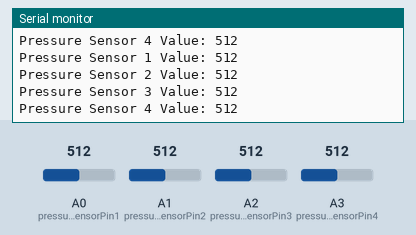
A sketch run on a simulated Arduino Uno, built with avr-gcc and run on an emulated ATmega328P. Parts: the last lines printed to the serial monitor. Inputs (shaded band) come from the test bench; at power-on: A1 (pressureSensorPin2) = 512, A2 (pressureSensorPin3) = 512, A3 (pressureSensorPin4) = 512, A0 (pressureSensorPin1) = 512.

Above: at 4.2 s.
4.3 s: A1 (pressureSensorPin2) set to 107
At 4.42 s:
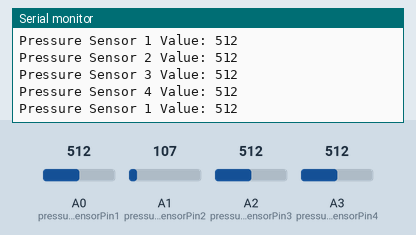
7.3 s: A1 (pressureSensorPin2) set to 91
At 7.41 s:
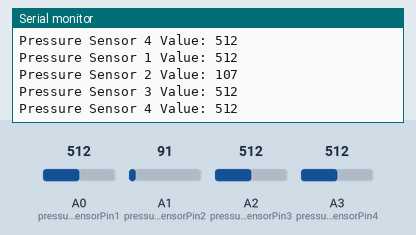
10.3 s: A2 (pressureSensorPin3) set to 104
At 10.54 s:
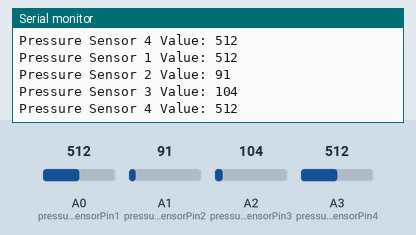
13.3 s: A2 (pressureSensorPin3) set to 95
At 13.52 s:
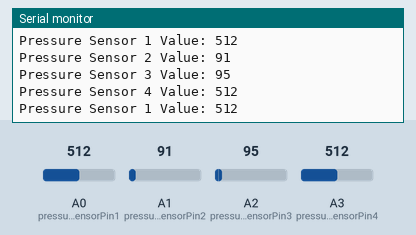
14.8 s: A3 (pressureSensorPin4) set to 107
At 15.08 s:
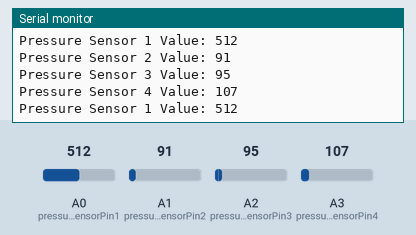
17.8 s: A3 (pressureSensorPin4) set to 95
At 18.03 s:
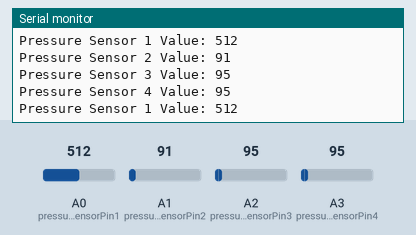
Timing chart, 0 to 20.3 s (numbered marks = the images above; inputs shaded):
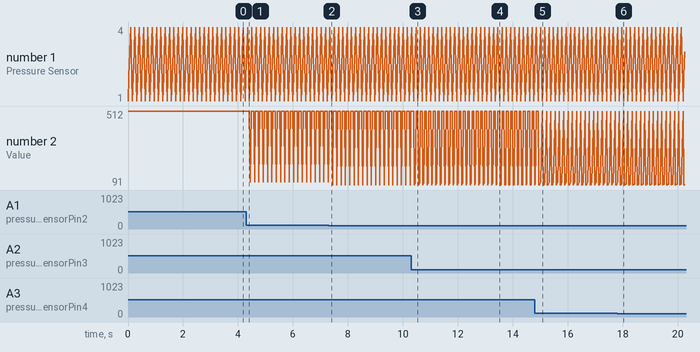

The sketch:

Read4_sensorWorkshop.ino
```cpp
/*
Creation & Computation
Pressure Sensor Workshop - 4 Sensors
This simple example helps you check if your pressure sensors are working and what values they produce.

Follow the steps to create the voltage divider circuit using a 10k for each sensor.


*/

// Startup Steps:
// Step 1: Define the pin numbers for the pressure sensors.
// We use integers to specify which analog pins the sensors are connected to.
// This makes it easy to change the pins if needed.
int pressureSensorPin1 = A0;
int pressureSensorPin2 = A1;
int pressureSensorPin3 = A2;
int pressureSensorPin4 = A3;

// Step 2: Define variables to store sensor data.
// We use integer variables to hold the analog readings from the sensors.
// The analog readings range from 0 to 1023.
int pressureSensorValue1;
int pressureSensorValue2;
int pressureSensorValue3;
int pressureSensorValue4;

// Step 3: Setup function - runs once when the Arduino starts.
// Here, we initialize the serial communication to send data to the computer.
void setup()
{
  // Turn on the Serial port so we can print out the sensor values.
  // 9600 specifies the speed and this needs to match the Serial Monitor setting.
  Serial.begin(9600);
}

// Runtime Steps:
// Loop function - runs repeatedly after setup.
// This is where we read the sensors and print the values.
void loop()
{
  // Runtime Step 1: Read the analog values from the sensor pins.
  // The pressure sensors are connected to the pins defined above.
  // analogRead() returns a value between 0 and 1023.
  pressureSensorValue1 = analogRead(pressureSensorPin1);
  pressureSensorValue2 = analogRead(pressureSensorPin2);
  pressureSensorValue3 = analogRead(pressureSensorPin3);
  pressureSensorValue4 = analogRead(pressureSensorPin4);

  // Runtime Step 2: Print the sensor values to the serial monitor with descriptive text.
  // This sends the data to the computer so we can see it clearly.
  Serial.print("Pressure Sensor 1 Value: ");
  Serial.println(pressureSensorValue1);
  Serial.print("Pressure Sensor 2 Value: ");
  Serial.println(pressureSensorValue2);
  Serial.print("Pressure Sensor 3 Value: ");
  Serial.println(pressureSensorValue3);
  Serial.print("Pressure Sensor 4 Value: ");
  Serial.println(pressureSensorValue4);

  // Runtime Step 3: Wait a short time before the next reading.
  // This prevents the serial monitor from being flooded with data.
  // delay is usually a bad practice in real applications, but it's fine for this simple example.
  // Delay for 100 milliseconds.
  delay(100);
}
```

Measured:
- after the input at 10.3 s, the serial monitor: prints a new line after 0.15 s (image 3)
- after the input at 13.3 s, the serial monitor: prints a new line after 0.12 s (image 4)
- after the input at 14.8 s, the serial monitor: prints a new line after 0.21 s (image 5)
- after the input at 17.8 s, the serial monitor: prints a new line after 0.17 s (image 6)
- plotted number 2: 512 → 107 after the input at 4.3 s
